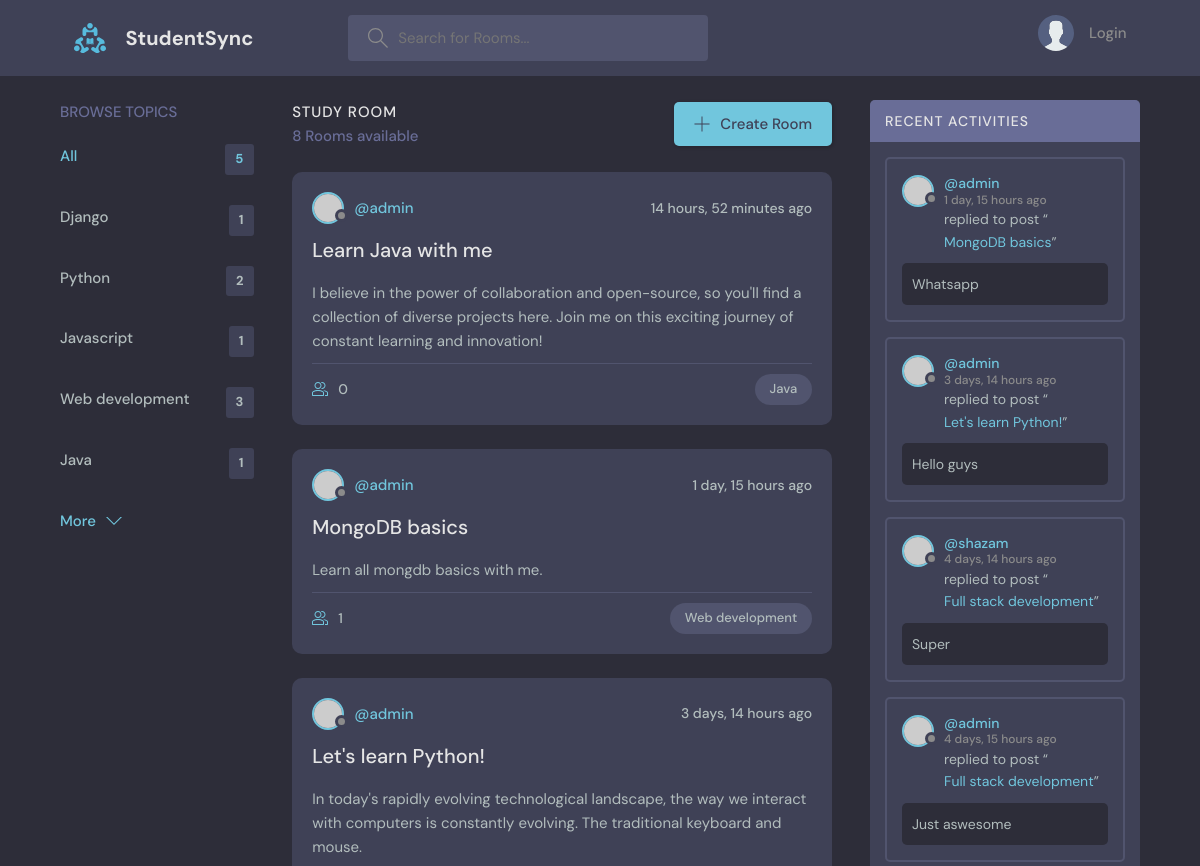
The app's page / (upper part), older data.
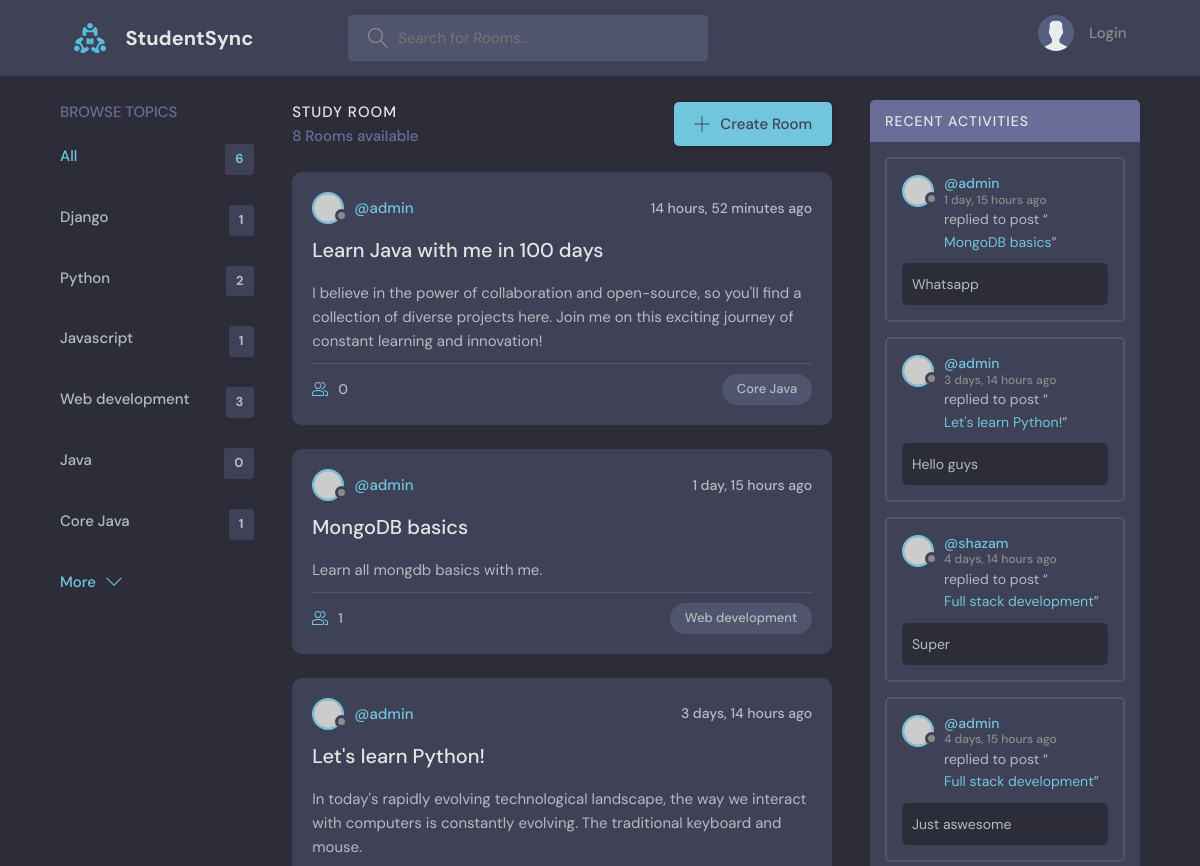
The same page, newer data.
### base/models.py (models this page shows, shortened)
class Topic(models.Model):
    name=models.CharField(max_length=200)

class Room(models.Model):
    host= models.ForeignKey(User,on_delete=models.SET_NULL,null=True)
    topic= models.ForeignKey(Topic,on_delete=models.SET_NULL,null=True)
    name=models.CharField(max_length=200)
    description=models.TextField(null=True,blank=True)
    participants=models.ManyToManyField(User,related_name='participants',blank=True)
    updated=models.DateTimeField(auto_now=True)
    created=models.DateTimeField(auto_now_add=True)
    class Meta:
        ordering=['-updated','-created']

class Message(models.Model):
    user=models.ForeignKey(User,on_delete=models.CASCADE)
    room=models.ForeignKey(Room,on_delete=models.CASCADE)
    body=models.TextField()
    updated=models.DateTimeField(auto_now=True)
    created=models.DateTimeField(auto_now_add=True)
    class Meta:
        ordering=['-updated','-created']

### base/views.py (the view)
# urls.py: path('',views.home,name="home"),
def home(request):
    q = request.GET.get('q') if request.GET.get('q') != None else ''
    rooms = Room.objects.filter(
        Q(topic__name__icontains=q) |
        Q(name__icontains=q) |
        Q(description__icontains=q)
    )
    topics = Topic.objects.all()
    room_messages = Message.objects.filter(Q(room__name__icontains=q))
    context = {'rooms': rooms, 'topics': topics,
               'room_messages': room_messages}
    return render(request, 'base/home.html', context)

### base/templates/base/home.html (shortened to what this page needs)
{% extends 'main.html' %} {% block content %}
<main class="layout layout--3">
  <div class="container">
    <div>{% include 'base/topics_component.html' %}</div>
    <div class="roomList">
      <div class="roomList__header">
        <div>
          <h2>Study Room</h2>
          <p>{{rooms.count}} Rooms available</p>
        </div>
        <a class="btn btn--main" href="{% url 'create-room' %}">
          <svg
            version="1.1"
            xmlns="http://www.w3.org/2000/svg"
            width="32"
            height="32"
            viewBox="0 0 32 32"
          >
            <title>add</title>
            <path
              d="M16.943 0.943h-1.885v14.115h-14.115v1.885h14.115v14.115h1.885v-14.115h14.115v-1.885h-14.115v-14.115z"
            ></path>
          </svg>
          Create Room
        </a>
      </div>
      {% include 'base/feed_component.html' %}
    </div>
    {% include 'base/activity_component.html' %}
  </div>
</main>
{% endblock content %}

### base/templates/base/topics_component.html
<div class="topics">
  <div class="topics__header">
    <h2>Browse Topics</h2>
  </div>
  <ul class="topics__list">
    <li>
      <a href="{% url 'home' %}" class="active">All <span>{{topics.count}}</span></a>
    </li>
    {% for topic in topics %}
    <li>
      <a href="{% url 'home' %}?q={{topic.name}}">{{topic.name}} <span>{{topic.room_set.all.count}}</span></a>
    </li>
    {% endfor %}
  </ul>
  <a class="btn btn--link" href="topics.html">
    More
    <svg
      version="1.1"
      xmlns="http://www.w3.org/2000/svg"
      width="32"
      height="32"
      viewBox="0 0 32 32"
    >
      <title>chevron-down</title>
      <path d="M16 21l-13-13h-3l16 16 16-16h-3l-13 13z"></path>
    </svg>
  </a>
</div>

### base/templates/base/feed_component.html (shortened to what this page needs)
{% for room in rooms %}
<div class="roomListRoom">
  <div class="roomListRoom__header">
    <a href="{% url 'profile' room.host.id %}" class="roomListRoom__author">
      <div class="avatar avatar--small">
        <img src="https://randomuser.me/api/portraits/women/11.jpg" />
      </div>
      <span>@{{room.host.username}}</span>
    </a>
    <div class="roomListRoom__actions">
      <span>{{room.created|timesince}} ago</span>
    </div>
  </div>
  <div class="roomListRoom__content">
    <a href="{% url 'room' room.id %}">{{room.name}}</a>
    <p>
      {{room.description}}
    </p>
  </div>
  <div class="roomListRoom__meta">
    <a href="{% url 'room' room.id %}" class="roomListRoom__joined">
      {{room.participants.all.count}}
    </a>
    <p class="roomListRoom__topic">{{room.topic.name}}</p>
  </div>
</div>
{% endfor %}

### base/templates/base/activity_component.html (shortened to what this page needs)
<div class="activities">
  <div class="activities__header">
    <h2>Recent Activities</h2>
  </div>
  {% for message in room_messages %}
  <div class="activities__box">
    <div class="activities__boxHeader roomListRoom__header">
      <a href="{% url 'profile' message.user.id %}" class="roomListRoom__author">
        <div class="avatar avatar--small">
          <img src="https://randomuser.me/api/portraits/women/11.jpg" />
        </div>
        <p>
          @{{message.user}}
          <span> {{message.created|timesince}} ago</span>
        </p>
      </a>
    </div>
    <div class="activities__boxContent">
      <p>
        replied to post “<a href="{% url 'room' message.room.id %}">{{message.room.name}}</a
        >”
      </p>
      <div class="activities__boxRoomContent">
        {{message.body}}
      </div>
    </div>
  </div>
  {% endfor %}
</div>

Row changes from the older to the newer data that the page shows:
computed for Topic "Java": room_set.all.count "1" → "0"
added Topic: name "Core Java", room_set.all.count "1"
changed Room: name "Learn Java with me" → "Learn Java with me in 100 days"; topic.name "Java" → "Core Java"
Text that changed along with them:
{{ topics.count }}: "5" → "6"
